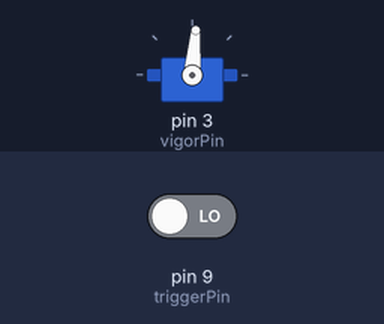
Recording of a sketch running on a simulated Arduino Uno, built with avr-gcc and run on an emulated ATmega328P. Shown: servo. The test bench sets the inputs (shaded band); at power-on: pin 9 (triggerPin) LOW. What the sketch prints to the serial monitor is not drawn.

Above: at 1.2 s.
1.3 s: pin 9 (triggerPin) driven HIGH
At 1.8 s:
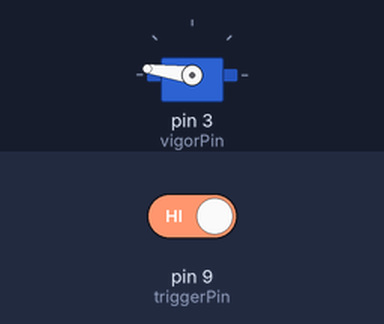
Timing chart, 0 to 4.3 s (numbered marks = the images above; inputs shaded):
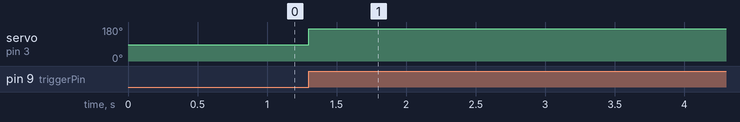

The sketch:

vigor.ino
```cpp
#include <Servo.h>
#include "helpers.h"

Servo bras_vigor;

int triggerPin = 9;
int vigorPin = 3;
int consigne_vigor = 172;

void setup() {
    Serial.begin(9600);
    pinMode(triggerPin, INPUT);
    bras_vigor.attach(vigorPin);
    bras_vigor.write(85);
    Serial << digitalRead(triggerPin) << endl;
}

void loop() {
	while(1) {
		if (digitalRead(triggerPin))
			break;
	}

	bras_vigor.write(consigne_vigor);
}
```

Odometrie.cpp
```cpp
#include <Odometrie.h>
#include <math.h>

const uint8_t DOUBLE_CODEUSE = 0;
const uint8_t CODEUSE_GYROSCOPE = 1;

void Odometrie::setup(Odometrie::Config config)
{
	mode = config.mode;

	switch (mode)
	{
	case DOUBLE_CODEUSE:
		codeuses[GAUCHE].setup(config.gauche);
		codeuses[DROITE].setup(config.droite);

		ecart_entre_roues = config.ecart_entre_roues;
		break;

	case CODEUSE_GYROSCOPE:
		codeuse.setup(config.codeuse);
		gyro.setup();
		break;
	}

	position.set(config.position.x, config.position.y);
	angle = config.angle;

	direction = vec(angle);
	distance = 0;
	dist_prev = 0;
}

void Odometrie::update()
{
	switch (mode)
	{
	case DOUBLE_CODEUSE:
		updateDoubleCodeuse();
		break;

	case CODEUSE_GYROSCOPE:
		updateCodeuseGyroscope();
		break;
	}
}

void Odometrie::updateDoubleCodeuse()
{
	float Lg = -codeuses[GAUCHE].getDistance(), Ld = codeuses[DROITE].getDistance();

	float rad = (Lg - Ld) / ecart_entre_roues;
	angle = fmod(rad * (360 / TWO_PI), 360);

	distance = (Lg + Ld) * 0.5f;
	float dL = distance - dist_prev;
	dist_prev = distance;

	direction.set( cos(rad), sin(rad) );
	position += dL * direction;

	//Serial << Lg <<"   " << Ld << endl;
}

void Odometrie::updateCodeuseGyroscope()
{
	angle = 360 - gyro.rot(); // Inversion car il est a l'envers sur le robot :(

	distance = codeuse.getDistance();
	float dL = distance - dist_prev;
	dist_prev = distance;

	float rad = radians(angle);
	direction.set( cos(rad), sin(rad) );
	position += dL * direction;
}

const vec& Odometrie::pos()
{
	return position;
}

const vec& Odometrie::dir()
{
	return direction;
}

const float& Odometrie::dist()
{
	return distance;
}

const float& Odometrie::rot()
{
	return angle;
}
```

Robot.cpp
```cpp
#include "Robot.h"

#include <PWM.h>

const uint8_t GAUCHE = 0;
const uint8_t DROITE = 1;
const char endl = '\n';

bool Sick::enable = true;

c_Robot Robot;

void c_Robot::setup(c_Robot::Config config)
{
	position.setup(config.odometrie);

	InitTimersSafe();
	moteurs[GAUCHE].setup(config.moteurs[GAUCHE]);
	moteurs[DROITE].setup(config.moteurs[DROITE]);

	num_sicks = config.num_sicks;
	capteurs = new Sick[num_sicks];
	//capteurs = (Sick*)malloc(num_sicks * sizeof(Sick));
	for (int i(0); i < num_sicks; i++)
		capteurs[i].setup(config.sicks[i]);

	min_speed = config.min_speed;
	max_speed = config.max_speed;

	duration = config.dureeMatch;

	dist = config.dist;
	rot = config.rot;
	consigne_pid = false;
}

void c_Robot::start()
{
	start_time = micros();
}

void c_Robot::stop()
{
	moteurs[GAUCHE].consigne(0);
	moteurs[DROITE].consigne(0);

	consigne_pid = false;
}

void c_Robot::consigne(float _dist, float _rot)
{
    Serial << "consigne: ";
    Serial <<_dist << endl;

	dist.set_consigne(_dist);
	rot.set_consigne(_rot);

	prev_time = millis();
	consigne_pid = true;

	LOG(Serial << "CMD: " << _dist << "," << _rot << endl);
}

void c_Robot::consigne_rel(float _dist, float _rot)
{
	consigne((position.dist() + _dist), position.rot() + _rot);
}

// Helpers
void c_Robot::translate(float _dist, bool blocking)
{
	consigne_rel(_dist, 0);

	if (blocking)
		while (Robot.loop_pid())
			;
}

void c_Robot::rotate(float _angle, bool blocking)
{
	consigne_rel(0, _angle);

	if (blocking)
		while (Robot.loop_pid())
			;
}

void c_Robot::go_to(vec _dest, bool blocking)
{
	// Rotate toward destination (blocking)
	look_at(_dest, true);

	// Move forward
	vec dir = _dest - position.pos();
	consigne_rel(vec::dist(position.pos(), _dest), dir.angle() - position.rot());

	if (blocking)
		while (Robot.loop_pid())
			;
}

void c_Robot::go_to_bkwd(vec _dest, bool blocking)  // Cette fonction ne fait pas de look_at
{
    // Rotate toward destination (blocking)
//    look_at(2 * position.pos - _dest, true);

    // Move backward
    vec dir = _dest - position.pos();

    Serial << "current angle: " << position.rot() << endl;

    consigne_rel(-vec::dist(position.pos(), _dest), 0); // dir.angle() - position.rot() + 180

    if (blocking)
        while (Robot.loop_pid())
            ;
}

void c_Robot::look_at(vec _point, bool blocking)
{
	Sick::enable = false;
	vec dir = _point - position.pos();
    Serial << "point: " << _point.x << "   " << _point.y << endl;
    Serial << "pos: " << position.pos().x << "   " << position.pos().y << endl;
    Serial << "dir: " << dir.x << "   " << dir.y << endl;
	consigne(position.dist(), dir.angle());

	if (blocking)
		while (Robot.loop_pid())
			;

	Sick::enable = true;
}

// PID
float angle_diff(float a, float b)
{
	if (b < a)
		return -angle_diff(b, a);
	if (b < a + 180)
		return b - a;
	else
		return (b - 360) - a;
}

int c_Robot::scale(float speed)
{
	if (speed > 0)
		return speed + min_speed;
//		return min(speed + min_speed, max_speed);
	else
		return speed - min_speed;
//		return max(speed - min_speed, -max_speed);
}

void c_Robot::check_sicks()
{
	if (!Sick::enable)
		return;

	int i = 0;
	while (i < num_sicks)
	{
		if (capteurs[i++].is_active())
		{
			Serial << "STOOOOOP" << i << endl;
			moteurs[GAUCHE].consigne(0);
			moteurs[DROITE].consigne(0);
			i = 0;
		}
	}
}

void c_Robot::check_timer()
{
	unsigned long now = micros();

	if (now - start_time > duration)
	{
		while (1)
			;
	}
}

bool c_Robot::loop_pid()
{
	if (!consigne_pid)
		return false;

	unsigned long stop_start = millis();
	check_sicks();
	check_timer();


	// Mise a jour de la consigne toute les 10 millisecondes (au moins)
	const unsigned long min_delay = 10;
	unsigned long current_time = millis();
	prev_time += (current_time - stop_start);

	unsigned long dt = current_time - prev_time;
	if (dt < min_delay)
		return true;
	prev_time = current_time;


	// Lecture des capteurs de position et calcul de la consigne grace aux PIDs
	position.update();

	float vitesse_dist = dist.compute(dist.consigne - position.dist(), dt);
	float vitesse_rot = rot.compute(angle_diff(rot.consigne, position.rot()), dt);

	const float precision_dist = 0.5f;
	const float precision_rot = 0.5f; //0.5f
	if (abs(dist.erreur) < precision_dist && abs(rot.erreur) < precision_rot)
	{
		stop();
		consigne_pid = false;
		Serial << position.rot() << "   " << position.dist() << endl;

		return false;
	}
	else
	{
		// Ecretage des accelerations
		static float dist_vitesse_old = 0;
		static float rot_vitesse_old = 0;
		const float dvMax_dist = 20;
		const float dvMax_rot = 10;
		vitesse_dist = clamp(-dvMax_dist, (vitesse_dist - dist_vitesse_old), dvMax_dist)  + dist_vitesse_old;
		vitesse_rot = clamp(-dvMax_rot, (vitesse_rot - rot_vitesse_old), dvMax_rot)  + rot_vitesse_old;

		float vg = scale(vitesse_dist + vitesse_rot);
		float vd = scale(vitesse_dist - vitesse_rot);

		if (vg >= max_speed || vd >= max_speed)
		{
			float ratio = max_speed / max(vg, vd);
			vg *= ratio;
			vd *= ratio;
		}
		else if (vg <= -max_speed || vd <= -max_speed)
		{
			float ratio = -max_speed / min(vg, vd);
			vg *= ratio;
			vd *= ratio;
        	}

		moteurs[0].consigne(vg);
		moteurs[1].consigne(vd);

		dist_vitesse_old = vitesse_dist;
		rot_vitesse_old = vitesse_rot;
	}

	// Ecrit les donnees de log sur le port serie
	LOG(Serial << "PID:" << current_time << "," <<
		dist.consigne << "," << position.dist() << "," <<
		rot.consigne << "," << position.rot()
		<< "    " << vitesse_dist << "  " << vitesse_rot
		 << endl;)
	return true;
}
```

Measured:
- after the input at 1.3 s, servo on pin 3 (vigorPin): 85° → 172° at once
